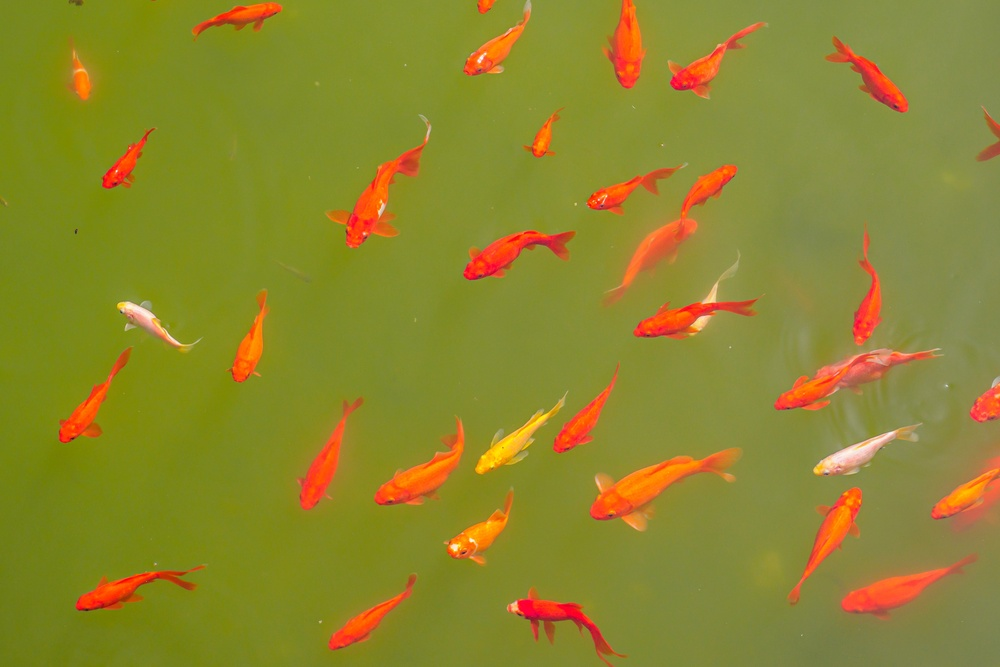
#> input picture opencv/img/high.jpg, 1000 x 667 px, shrunk from 5184 x 3456 before the run
$ python -i function.py   (imports and definitions only)
#> lines starting #> are read from the running program, lines starting #| are printed output that depends on the picture; after the words box and inside, x2 and y2 are one past the last pixel; in counts of white or black regions, pixels touching at a corner belong together
#> further down, picture is the input picture: shape (667, 1000, 3); mean B, G, R 44.8, 134.6, 140.9
import cv2 as cv

def Turbidity_measurement(image):
    lowerBound = (30, 0, 0)
    upperBound = (80, 255, 200)
    HSV_image = cv.cvtColor(image, cv.COLOR_BGR2HSV)
#> HSV_image: shape (667, 1000, 3); mean H, S, V 30.7, 176.4, 148.7
    H_dst = cv.inRange(HSV_image, lowerBound, upperBound)
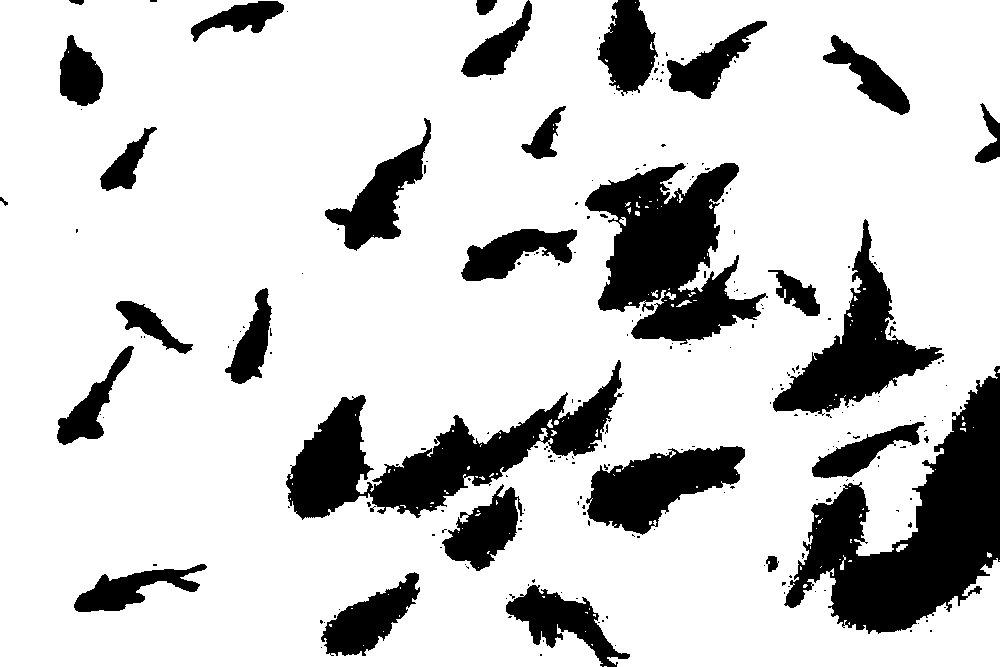
#> H_dst: shape (667, 1000); 80.8% white; 233 black regions (201 under 20 px), largest, box (x1, y1, x2, y2) and area: (784, 366, 1000, 634) 25086, (286, 360, 624, 520) 17642, (585, 163, 768, 345) 17593
    height, width = H_dst.shape[:2]
#> height = 667; width = 1000
    pixel_cnt = (height * width)
#> pixel_cnt = 667000
    # divide the image BGR into 3 parts
    _, g, _ = cv.split(image)
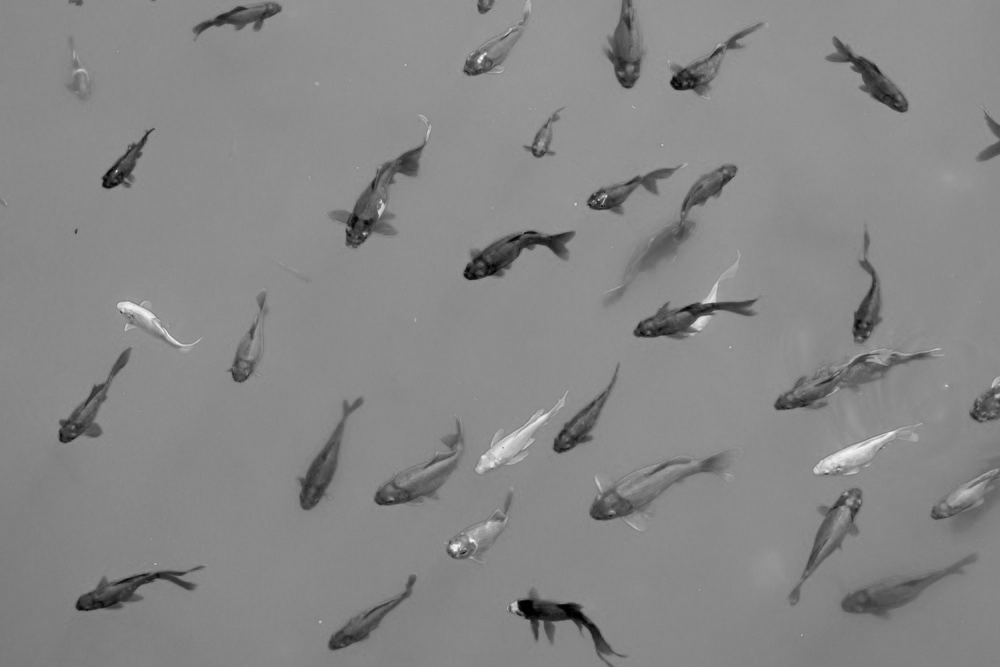
#> g: shape (667, 1000); min 0, max 248, mean 134.6
    # multiply the image BGR by the mask
    H_g = cv.bitwise_and(g, H_dst)
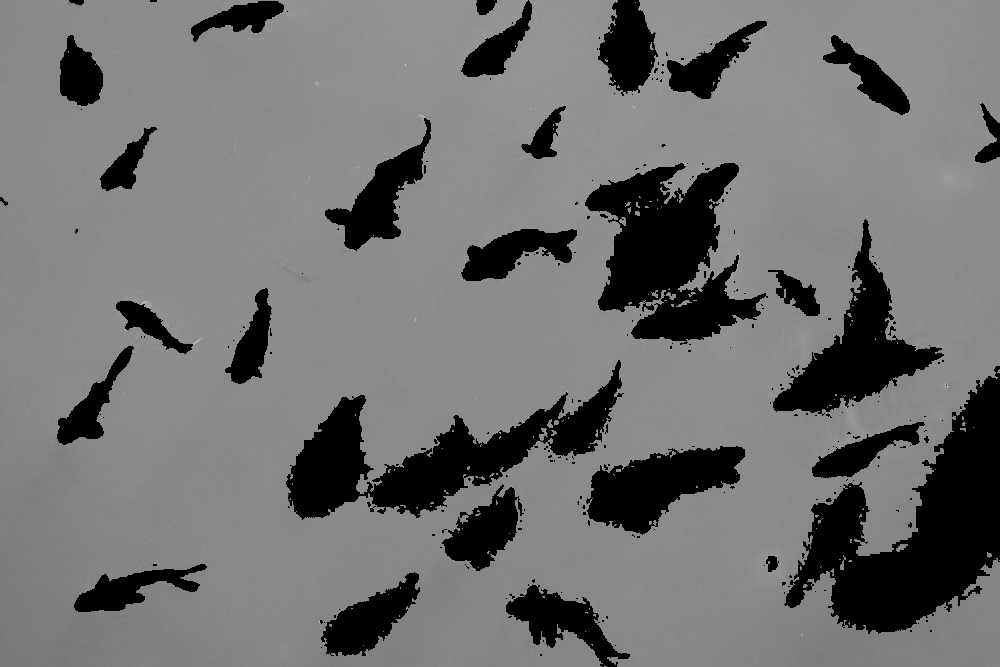
#> H_g: shape (667, 1000); min 0, max 196, mean 112.4
    # sum the pixels of the image
    H_g_sum = cv.sumElems(H_g)
#> H_g_sum = (74947597, 0, 0, 0)
    # calculate the average
    Turbidity = H_g_sum[0]/pixel_cnt
#> Turbidity = 112.4
    return Turbidity

>>> import cv2
>>> picture = cv2.imread('img/high.jpg')
>>> result = Turbidity_measurement(picture)
#> result = 112.4
